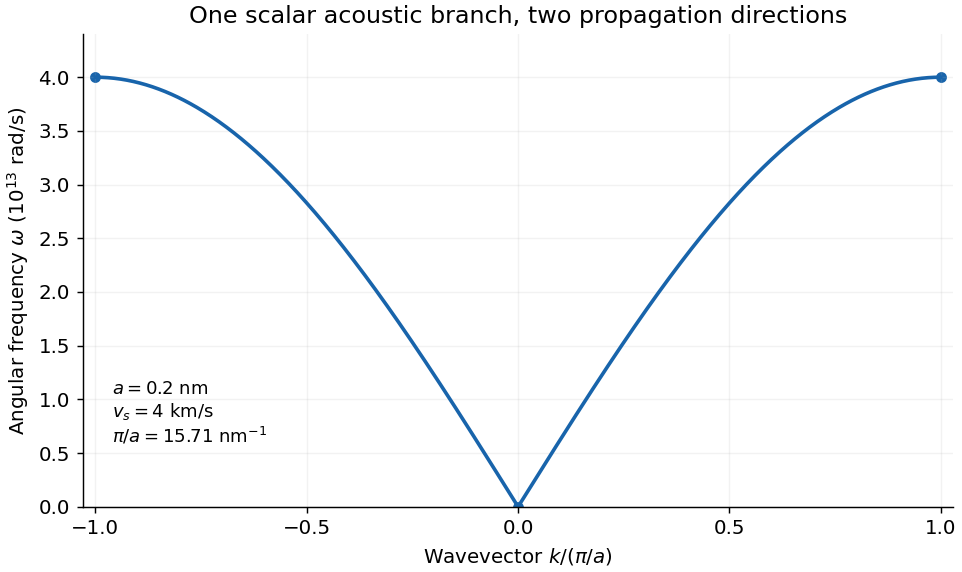

Python code for this plot:
"""Original exam-solution figure; Python 3.14, numpy and matplotlib."""
from pathlib import Path
import numpy as np
import matplotlib
matplotlib.use('Agg')
import matplotlib.pyplot as plt
plt.rcParams.update({'font.size':11,'axes.spines.top':False,'axes.spines.right':False})

fig,ax=plt.subplots(figsize=(7.4,4.4),constrained_layout=True,facecolor='white')
q=np.linspace(-1,1,801);ax.plot(q,4*np.abs(np.sin(np.pi*q/2)),lw=2,color='#1864ab');ax.scatter([-1,0,1],[4,0,4],s=25,color='#1864ab')
ax.set(xlabel=r'Wavevector $k/(\pi/a)$',ylabel=r'Angular frequency $\omega$ ($10^{13}$ rad/s)',title='One scalar acoustic branch, two propagation directions',xlim=(-1.03,1.03),ylim=(0,4.4));ax.set_xticks([-1,-.5,0,.5,1]);ax.text(-.96,.6,r'$a=0.2$ nm'+'\n'+r'$v_s=4$ km/s'+'\n'+r'$\pi/a=15.71$ nm$^{-1}$',fontsize=10);ax.grid(alpha=.16)

fig.savefig(Path.cwd()/Path(__file__).with_suffix('.png').name,dpi=130,facecolor='white',transparent=False)
plt.close(fig)
